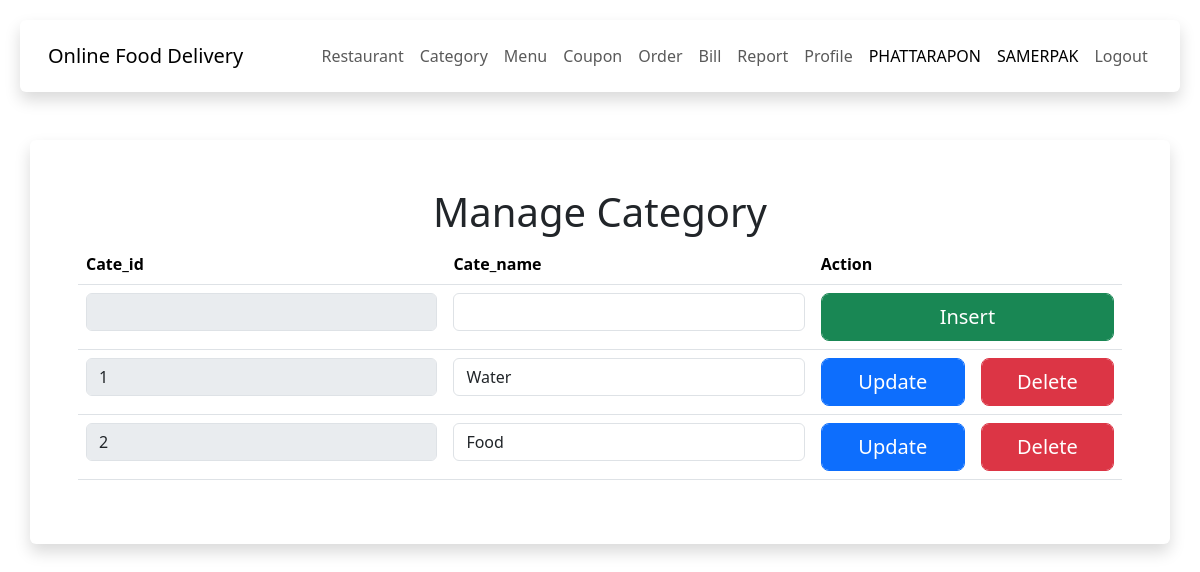
The app's page /manage_cate.php (signed in) with its own data.
### tables this page shows
CREATE TABLE `cate_menu` (
  `cate_menu_id` int(11) NOT NULL,
  `cate_menu_name` varchar(50) NOT NULL
);

### manage_cate.php (the view, shortened to what this page needs)
<!DOCTYPE html>
<html lang="en">
<head>
    <?php include('../asset/head/head-rest.php'); ?>
</head>
<body>
    <div class="content">
        <div class="container body shadow mb-5 p-5 bg-body rounded">
            <h1 align="center">Manage Category</h1>
            <table class="table">
                <thead>
                    <th>Cate_id</th>
                    <th>Cate_name</th>
                    <th colspan="2">Action</th>
                </thead>
                <tbody>
                    <form action="config_cate.php" method="post">
                        <td><input type="text" name="cate_menu_id" class="form-control" disabled></td>
                        <td><input type="text" name="cate_menu_name" class="form-control"></td>
                        <td colspan="2"><button type="submit" name="insert" class="btn btn-lg btn-success form-control">Insert</button></td>
                    </form>
                </tbody>
                <?php
                include("../connect.php");
                $sql = "SELECT * FROM cate_menu";
                $query = mysqli_query($conn,$sql);
                ?>
                <?php
                while($result=mysqli_fetch_array($query)){
                ?>
                <tbody>
                    <form action="config_cate.php" method="post">
                        <td><input type="text" name="cate_menu_id" class="form-control" disabled
                            value="<?php echo$result['cate_menu_id']?>"></td>
                        <td><input type="text" name="cate_menu_name" class="form-control"
                            value="<?php echo$result['cate_menu_name']?>"></td>
                        <td><button type="submit" name="update" class="btn btn-lg btn-primary form-control">Update</button></td>
                        <td><button type="submit" name="delete" class="btn btn-lg btn-danger form-control">Delete</button></td>
                    </form>
                </tbody>
                <?php }?>
            </table>
        </div>
    </div>
</body>
</html>

### head-rest.php (style rules this page uses)
body { padding: 20px; }

### records on screen
cate_menu: cate_menu_id "1", cate_menu_name "Water"
cate_menu: cate_menu_id "2", cate_menu_name "Food"

### other values on screen
$_SESSION["mem_name"] "PHATTARAPON"
$_SESSION["mem_last"] "SAMERPAK"
